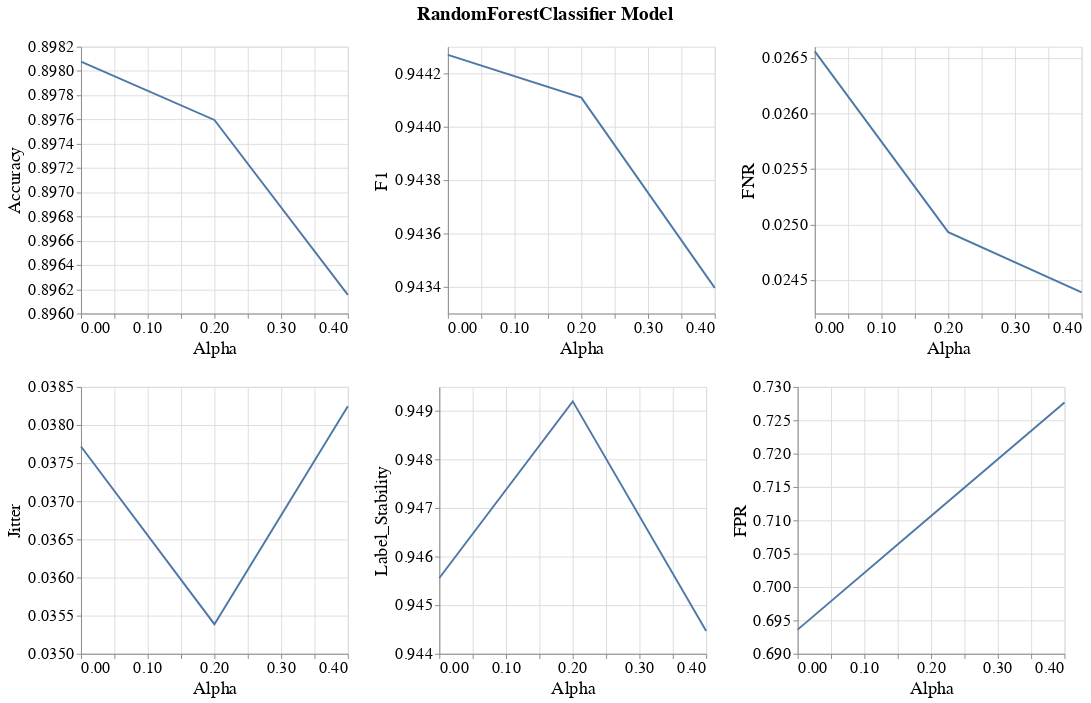

Notebook source saved alongside this figure:
### Markdown cell above
### Line band plots for subgroup metrics

### Code cell
visualizer.create_subgroup_metrics_line_band_plot(model_name=MODEL_NAMES[0],
                                                  subgroup_metrics=['Accuracy', 'F1', 'FNR', 'Jitter', 'Label_Stability', 'FPR'])

### Figure 1 — Vega-Lite specification as saved in the notebook (floating-point values rounded to 4 significant figures)
{"config": {"view": {"continuousWidth": 400, "continuousHeight": 300}, "axis": {"labelFontSize": 17, "labelFontWeight": "normal", "titleFontSize": 19, "titleFontWeight": "normal"}, "legend": {"labelFontSize": 17, "symbolStrokeWidth": 10, "titleFontSize": 19}, "title": {"fontSize": 17}}, "vconcat": [{"hconcat": [{"layer": [{"mark": {"type": "errorband", "extent": "ci"}, "encoding": {"x": {"field": "Intervention_Param", "title": "Alpha", "type": "quantitative"}, "y": {"field": "Metric_Value", "scale": {"zero": false}, "title": "Accuracy", "type": "quantitative"}}}, {"mark": "line", "encoding": {"x": {"field": "Intervention_Param", "title": "Alpha", "type": "quantitative"}, "y": {"aggregate": "mean", "field": "Metric_Value", "scale": {"zero": false}, "title": "Accuracy", "type": "quantitative"}}}], "height": 280, "width": 280}, {"layer": [{"mark": {"type": "errorband", "extent": "ci"}, "encoding": {"x": {"field": "Intervention_Param", "title": "Alpha", "type": "quantitative"}, "y": {"field": "Metric_Value", "scale": {"zero": false}, "title": "F1", "type": "quantitative"}}}, {"mark": "line", "encoding": {"x": {"field": "Intervention_Param", "title": "Alpha", "type": "quantitative"}, "y": {"aggregate": "mean", "field": "Metric_Value", "scale": {"zero": false}, "title": "F1", "type": "quantitative"}}}], "data": {"name": "data-a7b819a241eaf5e22f6cb0a90d4c6444"}, "height": 280, "width": 280}, {"layer": [{"mark": {"type": "errorband", "extent": "ci"}, "encoding": {"x": {"field": "Intervention_Param", "title": "Alpha", "type": "quantitative"}, "y": {"field": "Metric_Value", "scale": {"zero": false}, "title": "FNR", "type": "quantitative"}}}, {"mark": "line", "encoding": {"x": {"field": "Intervention_Param", "title": "Alpha", "type": "quantitative"}, "y": {"aggregate": "mean", "field": "Metric_Value", "scale": {"zero": false}, "title": "FNR", "type": "quantitative"}}}], "data": {"name": "data-5ded219c4434b1858d6c9e73c9256d93"}, "height": 280, "width": 280}]}, {"hconcat": [{"layer": [{"mark": {"type": "errorband", "extent": "ci"}, "encoding": {"x": {"field": "Intervention_Param", "title": "Alpha", "type": "quantitative"}, "y": {"field": "Metric_Value", "scale": {"zero": false}, "title": "Jitter", "type": "quantitative"}}}, {"mark": "line", "encoding": {"x": {"field": "Intervention_Param", "title": "Alpha", "type": "quantitative"}, "y": {"aggregate": "mean", "field": "Metric_Value", "scale": {"zero": false}, "title": "Jitter", "type": "quantitative"}}}], "height": 280, "width": 280}, {"layer": [{"mark": {"type": "errorband", "extent": "ci"}, "encoding": {"x": {"field": "Intervention_Param", "title": "Alpha", "type": "quantitative"}, "y": {"field": "Metric_Value", "scale": {"zero": false}, "title": "Label_Stability", "type": "quantitative"}}}, {"mark": "line", "encoding": {"x": {"field": "Intervention_Param", "title": "Alpha", "type": "quantitative"}, "y": {"aggregate": "mean", "field": "Metric_Value", "scale": {"zero": false}, "title": "Label_Stability", "type": "quantitative"}}}], "data": {"name": "data-b8508152dea7abee18306b73d917c12d"}, "height": 280, "width": 280}, {"layer": [{"mark": {"type": "errorband", "extent": "ci"}, "encoding": {"x": {"field": "Intervention_Param", "title": "Alpha", "type": "quantitative"}, "y": {"field": "Metric_Value", "scale": {"zero": false}, "title": "FPR", "type": "quantitative"}}}, {"mark": "line", "encoding": {"x": {"field": "Intervention_Param", "title": "Alpha", "type": "quantitative"}, "y": {"aggregate": "mean", "field": "Metric_Value", "scale": {"zero": false}, "title": "FPR", "type": "quantitative"}}}], "data": {"name": "data-f767a3f73f2eda4a4c4a86bd201954a3"}, "height": 280, "width": 280}], "data": {"name": "data-d44a0ded7a2652dbf9f4053c9a3b9408"}}], "data": {"name": "data-5e12102fbceee09bd71b33033b8aae6b"}, "title": {"text": "RandomForestClassifier Model", "anchor": "middle", "dy": -10, "fontSize": 20}, "$schema": "https://vega.github.io/schema/vega-lite/v4.17.0.json", "datasets": {"data-5e12102fbceee09bd71b33033b8aae6b": [{"Metric": "Accuracy", "Bootstrap_Model_Seed": 101, "Model_Name": "RandomForestClassifier", "Model_Params": "{'bootstrap': False, 'ccp_alpha': 0.0, 'class_weight': None, 'criterion': 'gini', 'max_depth': 30, 'max_features': 'sqrt', 'max_leaf_nodes': None, 'max_samples': None, 'min_impurity_decrease': 0.0, 'min_samples_leaf': 1, 'min_samples_split': 2, 'min_weight_fraction_leaf': 0.0, 'n_estimators': 500, 'n_jobs': None, 'oob_score': False, 'random_state': 101, 'verbose': 0, 'warm_start': False}", "Run_Number": "Run_1", "Dataset_Name": "Law_School", "Num_Estimators": 200, "Tag": "OK", "Record_Create_Date_Time": "2023-08-06T17:01:48.157000", "Session_Uuid": "9430484b-bec6-42a0-ac65-11c53446a61f", "Experiment_Iteration": "Exp_iter_1", "Dataset_Split_Seed": 100, "Model_Init_Seed": 100, "Fair_Intervention_Params_Lst": "[0.0, 0.2, 0.4]", "Intervention_Param": 0.4, "Subgroup": "overall", "Metric_Value": 0.8962}, {"Metric": "Accuracy", "Bootstrap_Model_Seed": 101, "Model_Name": "RandomForestClassifier", "Model_Params": "{'bootstrap': False, 'ccp_alpha': 0.0, 'class_weight': None, 'criterion': 'gini', 'max_depth': 30, 'max_features': 'sqrt', 'max_leaf_nodes': None, 'max_samples': None, 'min_impurity_decrease': 0.0, 'min_samples_leaf': 1, 'min_samples_split': 5, 'min_weight_fraction_leaf': 0.0, 'n_estimators': 200, 'n_jobs': None, 'oob_score': False, 'random_state': 101, 'verbose': 0, 'warm_start': False}", "Run_Number": "Run_1", "Dataset_Name": "Law_School", "Num_Estimators": 200, "Tag": "OK", "Record_Create_Date_Time": "2023-08-06T16:29:29.723000", "Session_Uuid": "9430484b-bec6-42a0-ac65-11c53446a61f", "Experiment_Iteration": "Exp_iter_1", "Dataset_Split_Seed": 100, "Model_Init_Seed": 100, "Fair_Intervention_Params_Lst": "[0.0, 0.2, 0.4]", "Intervention_Param": 0.2, "Subgroup": "overall", "Metric_Value": 0.8976}, {"Metric": "Accuracy", "Bootstrap_Model_Seed": 101, "Model_Name": "RandomForestClassifier", "Model_Params": "{'bootstrap': False, 'ccp_alpha': 0.0, 'class_weight': None, 'criterion': 'gini', 'max_depth': 50, 'max_features': 'sqrt', 'max_leaf_nodes': None, 'max_samples': None, 'min_impurity_decrease': 0.0, 'min_samples_leaf': 1, 'min_samples_split': 2, 'min_weight_fraction_leaf': 0.0, 'n_estimators': 500, 'n_jobs': None, 'oob_score': False, 'random_state': 101, 'verbose': 0, 'warm_start': False}", "Run_Number": "Run_1", "Dataset_Name": "Law_School", "Num_Estimators": 200, "Tag": "OK", "Record_Create_Date_Time": "2023-08-06T16:11:50.781000", "Session_Uuid": "9430484b-bec6-42a0-ac65-11c53446a61f", "Experiment_Iteration": "Exp_iter_1", "Dataset_Split_Seed": 100, "Model_Init_Seed": 100, "Fair_Intervention_Params_Lst": "[0.0, 0.2, 0.4]", "Intervention_Param": 0.0, "Subgroup": "overall", "Metric_Value": 0.8981}], "data-a7b819a241eaf5e22f6cb0a90d4c6444": [{"Metric": "F1", "Bootstrap_Model_Seed": 101, "Model_Name": "RandomForestClassifier", "Model_Params": "{'bootstrap': False, 'ccp_alpha': 0.0, 'class_weight': None, 'criterion': 'gini', 'max_depth': 30, 'max_features': 'sqrt', 'max_leaf_nodes': None, 'max_samples': None, 'min_impurity_decrease': 0.0, 'min_samples_leaf': 1, 'min_samples_split': 2, 'min_weight_fraction_leaf': 0.0, 'n_estimators': 500, 'n_jobs': None, 'oob_score': False, 'random_state': 101, 'verbose': 0, 'warm_start': False}", "Run_Number": "Run_1", "Dataset_Name": "Law_School", "Num_Estimators": 200, "Tag": "OK", "Record_Create_Date_Time": "2023-08-06T17:01:48.157000", "Session_Uuid": "9430484b-bec6-42a0-ac65-11c53446a61f", "Experiment_Iteration": "Exp_iter_1", "Dataset_Split_Seed": 100, "Model_Init_Seed": 100, "Fair_Intervention_Params_Lst": "[0.0, 0.2, 0.4]", "Intervention_Param": 0.4, "Subgroup": "overall", "Metric_Value": 0.9434}, {"Metric": "F1", "Bootstrap_Model_Seed": 101, "Model_Name": "RandomForestClassifier", "Model_Params": "{'bootstrap': False, 'ccp_alpha': 0.0, 'class_weight': None, 'criterion': 'gini', 'max_depth': 30, 'max_features': 'sqrt', 'max_leaf_nodes': None, 'max_samples': None, 'min_impurity_decrease': 0.0, 'min_samples_leaf': 1, 'min_samples_split': 5, 'min_weight_fraction_leaf': 0.0, 'n_estimators': 200, 'n_jobs': None, 'oob_score': False, 'random_state': 101, 'verbose': 0, 'warm_start': False}", "Run_Number": "Run_1", "Dataset_Name": "Law_School", "Num_Estimators": 200, "Tag": "OK", "Record_Create_Date_Time": "2023-08-06T16:29:29.723000", "Session_Uuid": "9430484b-bec6-42a0-ac65-11c53446a61f", "Experiment_Iteration": "Exp_iter_1", "Dataset_Split_Seed": 100, "Model_Init_Seed": 100, "Fair_Intervention_Params_Lst": "[0.0, 0.2, 0.4]", "Intervention_Param": 0.2, "Subgroup": "overall", "Metric_Value": 0.9441}, {"Metric": "F1", "Bootstrap_Model_Seed": 101, "Model_Name": "RandomForestClassifier", "Model_Params": "{'bootstrap': False, 'ccp_alpha': 0.0, 'class_weight': None, 'criterion': 'gini', 'max_depth': 50, 'max_features': 'sqrt', 'max_leaf_nodes': None, 'max_samples': None, 'min_impurity_decrease': 0.0, 'min_samples_leaf': 1, 'min_samples_split': 2, 'min_weight_fraction_leaf': 0.0, 'n_estimators': 500, 'n_jobs': None, 'oob_score': False, 'random_state': 101, 'verbose': 0, 'warm_start': False}", "Run_Number": "Run_1", "Dataset_Name": "Law_School", "Num_Estimators": 200, "Tag": "OK", "Record_Create_Date_Time": "2023-08-06T16:11:50.781000", "Session_Uuid": "9430484b-bec6-42a0-ac65-11c53446a61f", "Experiment_Iteration": "Exp_iter_1", "Dataset_Split_Seed": 100, "Model_Init_Seed": 100, "Fair_Intervention_Params_Lst": "[0.0, 0.2, 0.4]", "Intervention_Param": 0.0, "Subgroup": "overall", "Metric_Value": 0.9443}], "data-5ded219c4434b1858d6c9e73c9256d93": [{"Metric": "FNR", "Bootstrap_Model_Seed": 101, "Model_Name": "RandomForestClassifier", "Model_Params": "{'bootstrap': False, 'ccp_alpha': 0.0, 'class_weight': None, 'criterion': 'gini', 'max_depth': 30, 'max_features': 'sqrt', 'max_leaf_nodes': None, 'max_samples': None, 'min_impurity_decrease': 0.0, 'min_samples_leaf': 1, 'min_samples_split': 2, 'min_weight_fraction_leaf': 0.0, 'n_estimators': 500, 'n_jobs': None, 'oob_score': False, 'random_state': 101, 'verbose': 0, 'warm_start': False}", "Run_Number": "Run_1", "Dataset_Name": "Law_School", "Num_Estimators": 200, "Tag": "OK", "Record_Create_Date_Time": "2023-08-06T17:01:48.157000", "Session_Uuid": "9430484b-bec6-42a0-ac65-11c53446a61f", "Experiment_Iteration": "Exp_iter_1", "Dataset_Split_Seed": 100, "Model_Init_Seed": 100, "Fair_Intervention_Params_Lst": "[0.0, 0.2, 0.4]", "Intervention_Param": 0.4, "Subgroup": "overall", "Metric_Value": 0.02439}, {"Metric": "FNR", "Bootstrap_Model_Seed": 101, "Model_Name": "RandomForestClassifier", "Model_Params": "{'bootstrap': False, 'ccp_alpha': 0.0, 'class_weight': None, 'criterion': 'gini', 'max_depth': 30, 'max_features': 'sqrt', 'max_leaf_nodes': None, 'max_samples': None, 'min_impurity_decrease': 0.0, 'min_samples_leaf': 1, 'min_samples_split': 5, 'min_weight_fraction_leaf': 0.0, 'n_estimators': 200, 'n_jobs': None, 'oob_score': False, 'random_state': 101, 'verbose': 0, 'warm_start': False}", "Run_Number": "Run_1", "Dataset_Name": "Law_School", "Num_Estimators": 200, "Tag": "OK", "Record_Create_Date_Time": "2023-08-06T16:29:29.723000", "Session_Uuid": "9430484b-bec6-42a0-ac65-11c53446a61f", "Experiment_Iteration": "Exp_iter_1", "Dataset_Split_Seed": 100, "Model_Init_Seed": 100, "Fair_Intervention_Params_Lst": "[0.0, 0.2, 0.4]", "Intervention_Param": 0.2, "Subgroup": "overall", "Metric_Value": 0.02493}, {"Metric": "FNR", "Bootstrap_Model_Seed": 101, "Model_Name": "RandomForestClassifier", "Model_Params": "{'bootstrap': False, 'ccp_alpha': 0.0, 'class_weight': None, 'criterion': 'gini', 'max_depth': 50, 'max_features': 'sqrt', 'max_leaf_nodes': None, 'max_samples': None, 'min_impurity_decrease': 0.0, 'min_samples_leaf': 1, 'min_samples_split': 2, 'min_weight_fraction_leaf': 0.0, 'n_estimators': 500, 'n_jobs': None, 'oob_score': False, 'random_state': 101, 'verbose': 0, 'warm_start': False}", "Run_Number": "Run_1", "Dataset_Name": "Law_School", "Num_Estimators": 200, "Tag": "OK", "Record_Create_Date_Time": "2023-08-06T16:11:50.781000", "Session_Uuid": "9430484b-bec6-42a0-ac65-11c53446a61f", "Experiment_Iteration": "Exp_iter_1", "Dataset_Split_Seed": 100, "Model_Init_Seed": 100, "Fair_Intervention_Params_Lst": "[0.0, 0.2, 0.4]", "Intervention_Param": 0.0, "Subgroup": "overall", "Metric_Value": 0.02656}], "data-d44a0ded7a2652dbf9f4053c9a3b9408": [{"Metric": "Jitter", "Bootstrap_Model_Seed": 101, "Model_Name": "RandomForestClassifier", "Model_Params": "{'bootstrap': False, 'ccp_alpha': 0.0, 'class_weight': None, 'criterion': 'gini', 'max_depth': 30, 'max_features': 'sqrt', 'max_leaf_nodes': None, 'max_samples': None, 'min_impurity_decrease': 0.0, 'min_samples_leaf': 1, 'min_samples_split': 2, 'min_weight_fraction_leaf': 0.0, 'n_estimators': 500, 'n_jobs': None, 'oob_score': False, 'random_state': 101, 'verbose': 0, 'warm_start': False}", "Run_Number": "Run_1", "Dataset_Name": "Law_School", "Num_Estimators": 200, "Tag": "OK", "Record_Create_Date_Time": "2023-08-06T17:01:48.157000", "Session_Uuid": "9430484b-bec6-42a0-ac65-11c53446a61f", "Experiment_Iteration": "Exp_iter_1", "Dataset_Split_Seed": 100, "Model_Init_Seed": 100, "Fair_Intervention_Params_Lst": "[0.0, 0.2, 0.4]", "Intervention_Param": 0.4, "Subgroup": "overall", "Metric_Value": 0.03825}, {"Metric": "Jitter", "Bootstrap_Model_Seed": 101, "Model_Name": "RandomForestClassifier", "Model_Params": "{'bootstrap': False, 'ccp_alpha': 0.0, 'class_weight': None, 'criterion': 'gini', 'max_depth': 30, 'max_features': 'sqrt', 'max_leaf_nodes': None, 'max_samples': None, 'min_impurity_decrease': 0.0, 'min_samples_leaf': 1, 'min_samples_split': 5, 'min_weight_fraction_leaf': 0.0, 'n_estimators': 200, 'n_jobs': None, 'oob_score': False, 'random_state': 101, 'verbose': 0, 'warm_start': False}", "Run_Number": "Run_1", "Dataset_Name": "Law_School", "Num_Estimators": 200, "Tag": "OK", "Record_Create_Date_Time": "2023-08-06T16:29:29.723000", "Session_Uuid": "9430484b-bec6-42a0-ac65-11c53446a61f", "Experiment_Iteration": "Exp_iter_1", "Dataset_Split_Seed": 100, "Model_Init_Seed": 100, "Fair_Intervention_Params_Lst": "[0.0, 0.2, 0.4]", "Intervention_Param": 0.2, "Subgroup": "overall", "Metric_Value": 0.03539}, {"Metric": "Jitter", "Bootstrap_Model_Seed": 101, "Model_Name": "RandomForestClassifier", "Model_Params": "{'bootstrap': False, 'ccp_alpha': 0.0, 'class_weight': None, 'criterion': 'gini', 'max_depth': 50, 'max_features': 'sqrt', 'max_leaf_nodes': None, 'max_samples': None, 'min_impurity_decrease': 0.0, 'min_samples_leaf': 1, 'min_samples_split': 2, 'min_weight_fraction_leaf': 0.0, 'n_estimators': 500, 'n_jobs': None, 'oob_score': False, 'random_state': 101, 'verbose': 0, 'warm_start': False}", "Run_Number": "Run_1", "Dataset_Name": "Law_School", "Num_Estimators": 200, "Tag": "OK", "Record_Create_Date_Time": "2023-08-06T16:11:50.781000", "Session_Uuid": "9430484b-bec6-42a0-ac65-11c53446a61f", "Experiment_Iteration": "Exp_iter_1", "Dataset_Split_Seed": 100, "Model_Init_Seed": 100, "Fair_Intervention_Params_Lst": "[0.0, 0.2, 0.4]", "Intervention_Param": 0.0, "Subgroup": "overall", "Metric_Value": 0.03772}], "data-b8508152dea7abee18306b73d917c12d": [{"Metric": "Label_Stability", "Bootstrap_Model_Seed": 101, "Model_Name": "RandomForestClassifier", "Model_Params": "{'bootstrap': False, 'ccp_alpha': 0.0, 'class_weight': None, 'criterion': 'gini', 'max_depth': 30, 'max_features': 'sqrt', 'max_leaf_nodes': None, 'max_samples': None, 'min_impurity_decrease': 0.0, 'min_samples_leaf': 1, 'min_samples_split': 2, 'min_weight_fraction_leaf': 0.0, 'n_estimators': 500, 'n_jobs': None, 'oob_score': False, 'random_state': 101, 'verbose': 0, 'warm_start': False}", "Run_Number": "Run_1", "Dataset_Name": "Law_School", "Num_Estimators": 200, "Tag": "OK", "Record_Create_Date_Time": "2023-08-06T17:01:48.157000", "Session_Uuid": "9430484b-bec6-42a0-ac65-11c53446a61f", "Experiment_Iteration": "Exp_iter_1", "Dataset_Split_Seed": 100, "Model_Init_Seed": 100, "Fair_Intervention_Params_Lst": "[0.0, 0.2, 0.4]", "Intervention_Param": 0.4, "Subgroup": "overall", "Metric_Value": 0.9445}, {"Metric": "Label_Stability", "Bootstrap_Model_Seed": 101, "Model_Name": "RandomForestClassifier", "Model_Params": "{'bootstrap': False, 'ccp_alpha': 0.0, 'class_weight': None, 'criterion': 'gini', 'max_depth': 30, 'max_features': 'sqrt', 'max_leaf_nodes': None, 'max_samples': None, 'min_impurity_decrease': 0.0, 'min_samples_leaf': 1, 'min_samples_split': 5, 'min_weight_fraction_leaf': 0.0, 'n_estimators': 200, 'n_jobs': None, 'oob_score': False, 'random_state': 101, 'verbose': 0, 'warm_start': False}", "Run_Number": "Run_1", "Dataset_Name": "Law_School", "Num_Estimators": 200, "Tag": "OK", "Record_Create_Date_Time": "2023-08-06T16:29:29.723000", "Session_Uuid": "9430484b-bec6-42a0-ac65-11c53446a61f", "Experiment_Iteration": "Exp_iter_1", "Dataset_Split_Seed": 100, "Model_Init_Seed": 100, "Fair_Intervention_Params_Lst": "[0.0, 0.2, 0.4]", "Intervention_Param": 0.2, "Subgroup": "overall", "Metric_Value": 0.9492}, {"Metric": "Label_Stability", "Bootstrap_Model_Seed": 101, "Model_Name": "RandomForestClassifier", "Model_Params": "{'bootstrap': False, 'ccp_alpha': 0.0, 'class_weight': None, 'criterion': 'gini', 'max_depth': 50, 'max_features': 'sqrt', 'max_leaf_nodes': None, 'max_samples': None, 'min_impurity_decrease': 0.0, 'min_samples_leaf': 1, 'min_samples_split': 2, 'min_weight_fraction_leaf': 0.0, 'n_estimators': 500, 'n_jobs': None, 'oob_score': False, 'random_state': 101, 'verbose': 0, 'warm_start': False}", "Run_Number": "Run_1", "Dataset_Name": "Law_School", "Num_Estimators": 200, "Tag": "OK", "Record_Create_Date_Time": "2023-08-06T16:11:50.781000", "Session_Uuid": "9430484b-bec6-42a0-ac65-11c53446a61f", "Experiment_Iteration": "Exp_iter_1", "Dataset_Split_Seed": 100, "Model_Init_Seed": 100, "Fair_Intervention_Params_Lst": "[0.0, 0.2, 0.4]", "Intervention_Param": 0.0, "Subgroup": "overall", "Metric_Value": 0.9456}], "data-f767a3f73f2eda4a4c4a86bd201954a3": [{"Metric": "FPR", "Bootstrap_Model_Seed": 101, "Model_Name": "RandomForestClassifier", "Model_Params": "{'bootstrap': False, 'ccp_alpha': 0.0, 'class_weight': None, 'criterion': 'gini', 'max_depth': 30, 'max_features': 'sqrt', 'max_leaf_nodes': None, 'max_samples': None, 'min_impurity_decrease': 0.0, 'min_samples_leaf': 1, 'min_samples_split': 2, 'min_weight_fraction_leaf': 0.0, 'n_estimators': 500, 'n_jobs': None, 'oob_score': False, 'random_state': 101, 'verbose': 0, 'warm_start': False}", "Run_Number": "Run_1", "Dataset_Name": "Law_School", "Num_Estimators": 200, "Tag": "OK", "Record_Create_Date_Time": "2023-08-06T17:01:48.157000", "Session_Uuid": "9430484b-bec6-42a0-ac65-11c53446a61f", "Experiment_Iteration": "Exp_iter_1", "Dataset_Split_Seed": 100, "Model_Init_Seed": 100, "Fair_Intervention_Params_Lst": "[0.0, 0.2, 0.4]", "Intervention_Param": 0.4, "Subgroup": "overall", "Metric_Value": 0.7277}, {"Metric": "FPR", "Bootstrap_Model_Seed": 101, "Model_Name": "RandomForestClassifier", "Model_Params": "{'bootstrap': False, 'ccp_alpha': 0.0, 'class_weight': None, 'criterion': 'gini', 'max_depth': 30, 'max_features': 'sqrt', 'max_leaf_nodes': None, 'max_samples': None, 'min_impurity_decrease': 0.0, 'min_samples_leaf': 1, 'min_samples_split': 5, 'min_weight_fraction_leaf': 0.0, 'n_estimators': 200, 'n_jobs': None, 'oob_score': False, 'random_state': 101, 'verbose': 0, 'warm_start': False}", "Run_Number": "Run_1", "Dataset_Name": "Law_School", "Num_Estimators": 200, "Tag": "OK", "Record_Create_Date_Time": "2023-08-06T16:29:29.723000", "Session_Uuid": "9430484b-bec6-42a0-ac65-11c53446a61f", "Experiment_Iteration": "Exp_iter_1", "Dataset_Split_Seed": 100, "Model_Init_Seed": 100, "Fair_Intervention_Params_Lst": "[0.0, 0.2, 0.4]", "Intervention_Param": 0.2, "Subgroup": "overall", "Metric_Value": 0.7106}, {"Metric": "FPR", "Bootstrap_Model_Seed": 101, "Model_Name": "RandomForestClassifier", "Model_Params": "{'bootstrap': False, 'ccp_alpha': 0.0, 'class_weight': None, 'criterion': 'gini', 'max_depth': 50, 'max_features': 'sqrt', 'max_leaf_nodes': None, 'max_samples': None, 'min_impurity_decrease': 0.0, 'min_samples_leaf': 1, 'min_samples_split': 2, 'min_weight_fraction_leaf': 0.0, 'n_estimators': 500, 'n_jobs': None, 'oob_score': False, 'random_state': 101, 'verbose': 0, 'warm_start': False}", "Run_Number": "Run_1", "Dataset_Name": "Law_School", "Num_Estimators": 200, "Tag": "OK", "Record_Create_Date_Time": "2023-08-06T16:11:50.781000", "Session_Uuid": "9430484b-bec6-42a0-ac65-11c53446a61f", "Experiment_Iteration": "Exp_iter_1", "Dataset_Split_Seed": 100, "Model_Init_Seed": 100, "Fair_Intervention_Params_Lst": "[0.0, 0.2, 0.4]", "Intervention_Param": 0.0, "Subgroup": "overall", "Metric_Value": 0.6936}]}}
